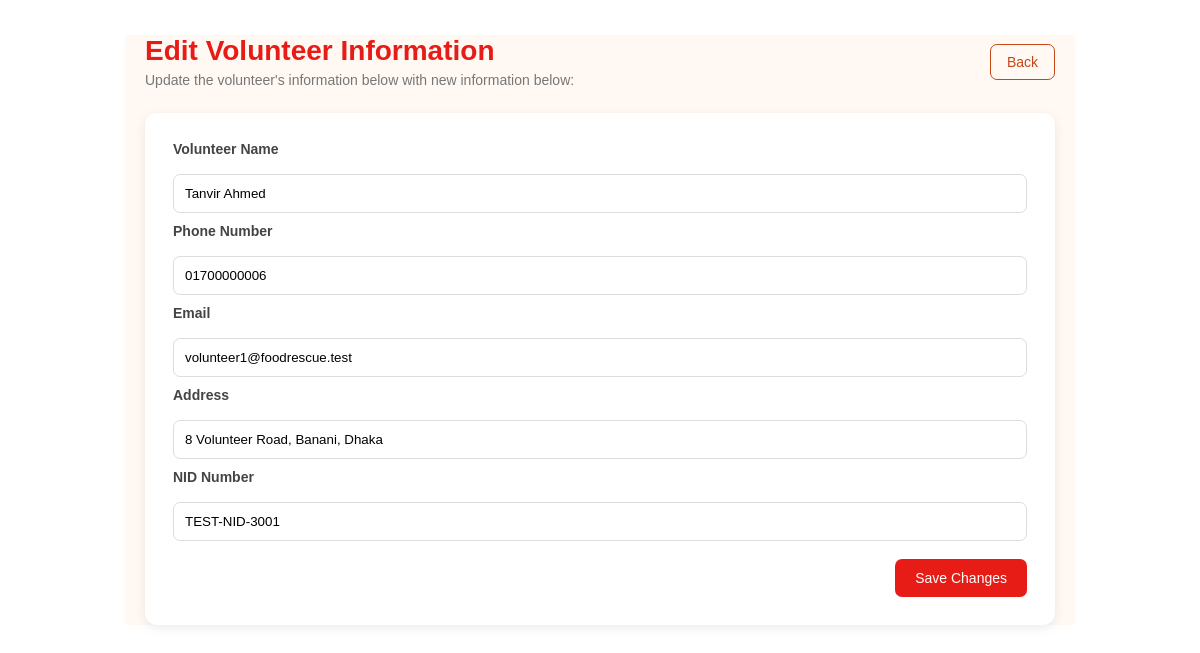
Page /admin/edit_volunteer.php?id=6 (signed in) on the committed database.
### tables this page shows
CREATE TABLE users (
  user_id INT AUTO_INCREMENT PRIMARY KEY,
  full_name VARCHAR(150) NOT NULL,
  email VARCHAR(150) NOT NULL UNIQUE,
  password_hash VARCHAR(255) NOT NULL,
  phone VARCHAR(30) NOT NULL,
  role ENUM('Donor', 'Charity', 'Volunteer', 'Admin') NOT NULL,
  organization_type ENUM('Restaurant', 'Bakery', 'Supermarket', 'Foundation', 'Charity NGO', 'Individual', 'Other') DEFAULT 'Individual',
  reg_nid_number VARCHAR(50) DEFAULT NULL,
  nid_image_path VARCHAR(255) DEFAULT NULL,
  address TEXT NOT NULL,
  account_status ENUM('Pending', 'Active', 'Disabled', 'Verified', 'Rejected') NOT NULL DEFAULT 'Pending',
  created_at TIMESTAMP DEFAULT CURRENT_TIMESTAMP,
  updated_at TIMESTAMP DEFAULT CURRENT_TIMESTAMP ON UPDATE CURRENT_TIMESTAMP,
  INDEX idx_users_role (role),
  INDEX idx_users_status (account_status)
);

### admin/edit_volunteer.php (the view, shortened to what this page needs)
<?php
 $user_id=$_GET['id'];
 include "db.php";
 $info_sql = "SELECT full_name, phone, email, address, reg_nid_number FROM users
WHERE user_id = $user_id AND role = 'Volunteer'";
$info_result = mysqli_query($conn, $info_sql);
$volunteer = mysqli_fetch_assoc($info_result);
?>
<!DOCTYPE html>
<html lang="en">
<head>
    <link rel="stylesheet" href="css/edit_volunteer.css">
</head>
<body>
<div class="page">
   <div class="header">
            <div>
                <h1>Edit Volunteer Information</h1>
             <p>Update the volunteer's information below with new information below:</p>
            </div>
           <a href="volunteer_verify.php" class="back-button">Back</a>
        </div>
         <div class="form-card">
    <form method="POST">
        <label>Volunteer Name</label>
        <input type="text" name="full_name" value="<?php echo $volunteer['full_name'] ?>">
        <label>Phone Number</label>
        <input type="text" name="phone" value="<?php echo $volunteer['phone'] ?>">
        <label>Email</label>
        <input type="email" name="email" value="<?php echo $volunteer['email'] ?>">
        <label>Address</label>
        <input type="text" name="address" value="<?php echo $volunteer['address'] ?>">
        <label for="nid">NID Number</label>
        <input type="text" name="reg_nid_number" value="<?php echo $volunteer['reg_nid_number'] ?>">
               <div class="actions">
                    <button type="submit" name="action" value="update" class="add-btn">Save Changes</button>
                </div>
    </form>
    </div>
    </div>
</body>
</html>

### admin/css/edit_volunteer.css (style rules this page uses)
* { margin: 0; padding: 0; box-sizing: border-box; }
.page { font-family: Arial,sans-serif; max-width: 950px; margin: 35px auto; padding: 0 20px; background: #fff8f3; color: #333; }
.header { display: flex; justify-content: space-between; align-items: center; margin-bottom: 25px; }
.header h1 { color: #E71C16; font-size: 28px; margin-bottom: 5px; }
.header p { color: #777; font-size: 14px; }
.back-button { text-decoration: none; color: #C54716; border: 1px solid #C54716; padding: 9px 16px; border-radius: 7px; font-size: 14px; }
.form-card { background: white; padding: 28px; border-radius: 12px; box-shadow: 0 3px 12px rgba(0,0,0,0.08); }
form { display:flex; flex-direction:column; gap:10px; }
label { display: block; font-size: 14px; font-weight: 600; margin-bottom: 7px; color: #444; }
input { padding:11px; border:1px solid #ddd; border-radius:7px; outline:none; }
.actions { display: flex; justify-content: flex-end; gap: 10px; margin-top: 8px; }
button { padding: 11px 20px; border-radius: 7px; font-size: 14px; cursor: pointer; }
.add-btn { background: #E71C16; border: none; color: white; }

### rows in the picture
users: full_name "Tanvir Ahmed", phone "01700000006", email "volunteer1@foodrescue.test", address "8 Volunteer Road, Banani, Dhaka", reg_nid_number "TEST-NID-3001"
